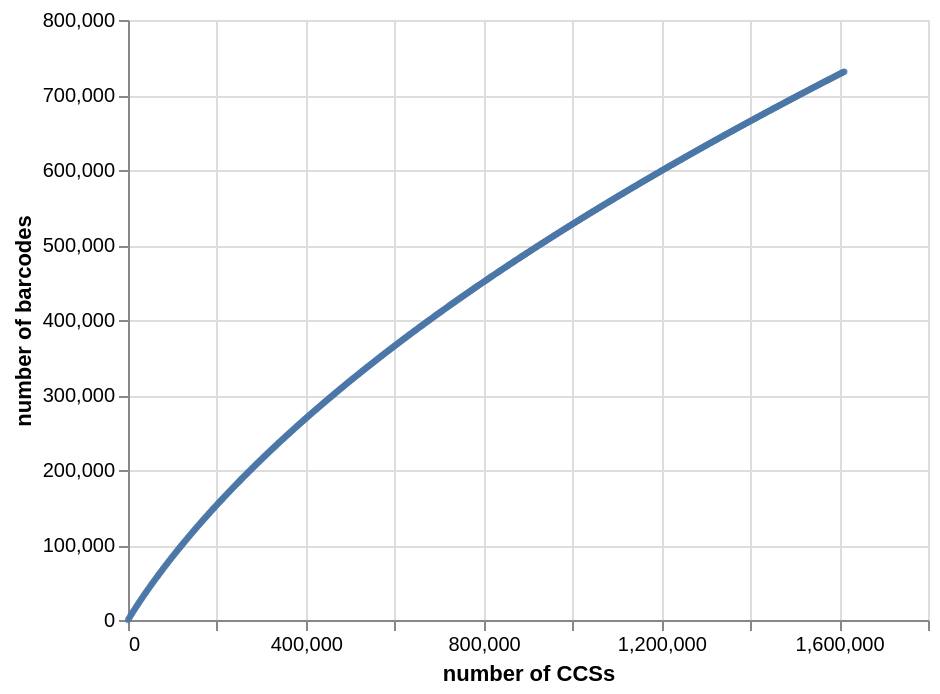

Notebook code for this chart:
### Code cell
# group barcodes with >= this many CCSs
max_CCSs = 8

# number of counts for each barcode
barcodecounts = (
    inclusion_df
    .groupby("barcode", as_index=False)
    .aggregate(count=pd.NamedAgg("query_name", "count"))
)

display(barcodecounts)

p = (
    ggplot(
        barcodecounts
        .assign(nseqs=lambda x: np.clip(x["count"], None, max_CCSs)),
        aes("nseqs"),
    )
    + geom_bar()
    + theme_classic() 
    + theme(
        figure_size=(5, 3),
        panel_grid_major_x=element_blank(),  # no vertial tick lines
    )
    + ylab("number of barcodes")
    + xlab("CCSs for barcode")
)

display(p.draw())

# make rarefaction plot
rarefy_df = pd.concat(
    [
        (
            dms_variants.barcodes.rarefyBarcodes(
                barcodecounts, maxpoints=1000, logspace=False
            )
        )
    ]
)

rarefy_chart = (
    alt.Chart(rarefy_df)
    .encode(
        x=alt.X(
            "ncounts",
            title="number of CCSs",
        ),
        y=alt.X(
            "nbarcodes",
            title="number of barcodes",
        ),
        tooltip=rarefy_df.columns.tolist(),
    )
    .mark_point(size=10, filled=True)
    .resolve_scale(y="independent")
    .properties(height=300, width=400)
)

display(rarefy_chart)

### Figure 1 — Vega-Lite specification as saved in the notebook (floating-point values rounded to 4 significant figures; data arrays with more than 128 entries replaced by an {"elided": "..."} marker saying what was removed)
{"config": {"view": {"continuousWidth": 300, "continuousHeight": 300}}, "data": {"name": "data-40cdf5ee8d95da0ee55f5f451455f213"}, "mark": {"type": "point", "filled": true, "size": 10}, "encoding": {"tooltip": [{"field": "ncounts", "type": "quantitative"}, {"field": "nbarcodes", "type": "quantitative"}], "x": {"field": "ncounts", "title": "number of CCSs", "type": "quantitative"}, "y": {"field": "nbarcodes", "title": "number of barcodes", "type": "quantitative"}}, "height": 300, "resolve": {"scale": {"y": "independent"}}, "width": 400, "$schema": "https://vega.github.io/schema/vega-lite/v6.1.0.json", "datasets": {"data-40cdf5ee8d95da0ee55f5f451455f213": {"elided": "1000 records"}}}
